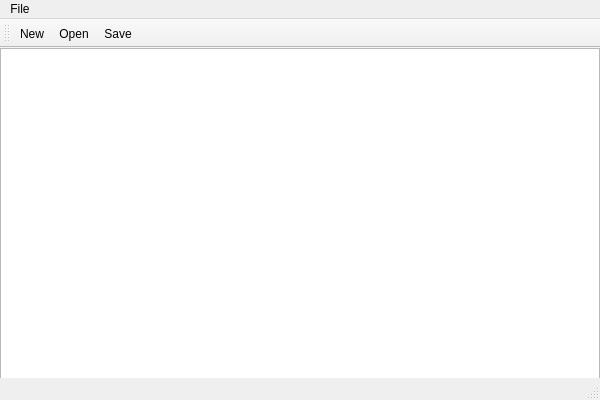
<?xml version="1.0" encoding="UTF-8"?>
<ui version="4.0">
 <class>TextEditor</class>
 <widget class="QMainWindow" name="TextEditor">
  <property name="geometry">
   <rect>
    <x>0</x>
    <y>0</y>
    <width>600</width>
    <height>400</height>
   </rect>
  </property>
  <property name="windowTitle">
   <string>Text Editor Sederhana</string>
  </property>
  <widget class="QWidget" name="centralwidget">
   <widget class="QTextEdit" name="text_area">
    <property name="geometry">
     <rect>
      <x>0</x>
      <y>0</y>
      <width>600</width>
      <height>361</height>
     </rect>
    </property>
   </widget>
  </widget>
  <widget class="QMenuBar" name="menubar">
   <property name="geometry">
    <rect>
     <x>0</x>
     <y>0</y>
     <width>600</width>
     <height>21</height>
    </rect>
   </property>
   <widget class="QMenu" name="menuFile">
    <property name="title">
     <string>File</string>
    </property>
    <addaction name="actionNew"/>
    <addaction name="actionOpen"/>
    <addaction name="actionSave"/>
    <addseparator/>
    <addaction name="actionExit"/>
   </widget>
   <addaction name="menuFile"/>
  </widget>
  <widget class="QStatusBar" name="statusbar"/>
  <widget class="QToolBar" name="toolBar">
   <property name="windowTitle">
    <string>toolBar</string>
   </property>
   <attribute name="toolBarArea">
    <enum>TopToolBarArea</enum>
   </attribute>
   <attribute name="toolBarBreak">
    <bool>false</bool>
   </attribute>
   <addaction name="actionNew"/>
   <addaction name="actionOpen"/>
   <addaction name="actionSave"/>
  </widget>
  <action name="actionNew">
   <property name="text">
    <string>New</string>
   </property>
   <property name="shortcut">
    <string>Ctrl+N</string>
   </property>
  </action>
  <action name="actionOpen">
   <property name="text">
    <string>Open</string>
   </property>
   <property name="shortcut">
    <string>Ctrl+O</string>
   </property>
  </action>
  <action name="actionSave">
   <property name="text">
    <string>Save</string>
   </property>
   <property name="shortcut">
    <string>Ctrl+S</string>
   </property>
  </action>
  <action name="actionExit">
   <property name="text">
    <string>Exit</string>
   </property>
   <property name="shortcut">
    <string>Ctrl+Q</string>
   </property>
  </action>
 </widget>
 <resources/>
 <connections/>
</ui>
